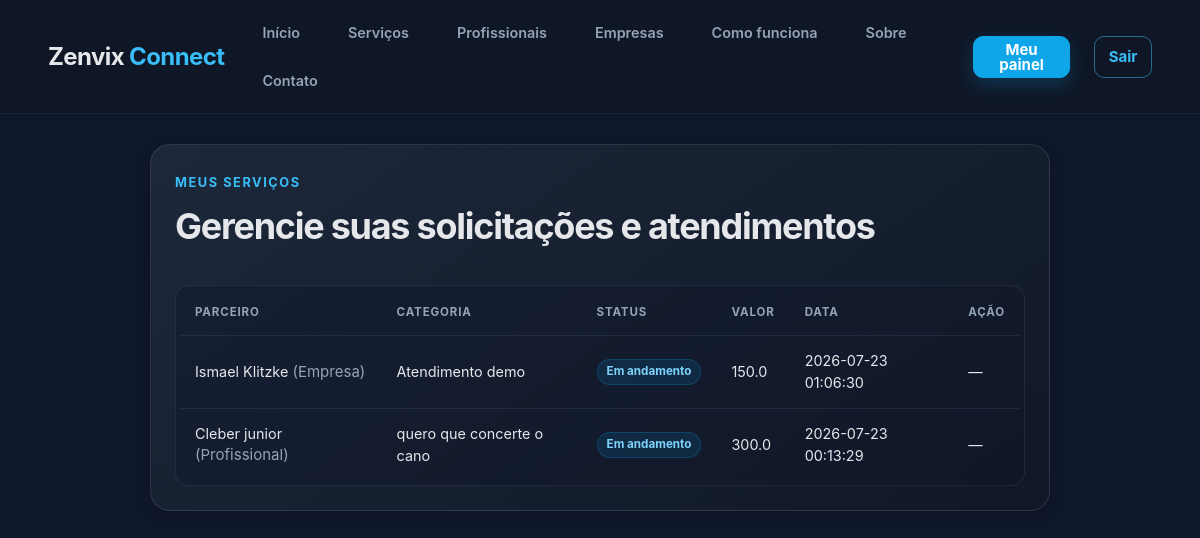
/meus-servicos (signed in), run on an earlier commit of the app's database.
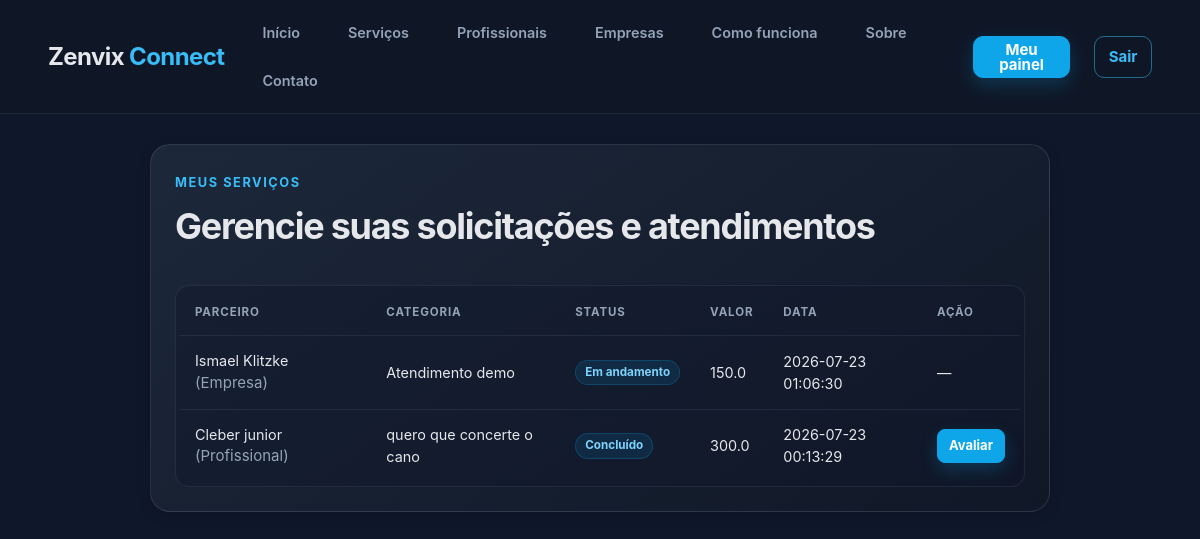
And on a later commit of the database.
### tables this page shows
CREATE TABLE servicos (
            id INTEGER PRIMARY KEY AUTOINCREMENT,
            cliente_id INTEGER,
            profissional_id INTEGER,
            categoria TEXT,
            descricao TEXT,
            status TEXT,
            valor REAL, data_solicitacao TEXT,
            FOREIGN KEY(cliente_id) REFERENCES usuarios(id),
            FOREIGN KEY(profissional_id) REFERENCES usuarios(id)
        );

CREATE TABLE usuarios (
            id INTEGER PRIMARY KEY AUTOINCREMENT,
            nome TEXT NOT NULL,
            email TEXT NOT NULL UNIQUE,
            senha TEXT NOT NULL,
            telefone TEXT,
            cidade TEXT,
            tipo TEXT NOT NULL
        , bio TEXT, especialidade TEXT, empresa_nome TEXT, estado TEXT, bairro TEXT, cpf TEXT, documento TEXT, foto_perfil TEXT, cnpj TEXT, documento_empresa TEXT, logo_empresa TEXT, approval_status TEXT, deletion_requested INTEGER DEFAULT 0, rejection_reason TEXT, status_online TEXT DEFAULT 'offline', TEXT, ultimo_acesso TEXT);

### app.py (the view)
@app.route("/meus-servicos")
def meus_servicos():
    if "user_id" not in session:
        flash("Faça login para ver seus serviços.", "error")
        return redirect(url_for("login"))
    user_id = session["user_id"]
    user_type = session["user_type"]
    user = get_user_by_id(user_id)
    provider_active = True
    if user_type in ("profissional", "empresa"):
        provider_active = is_provider_active(user)
    services = []
    for service in get_services_for_user(user_id, user_type):
        service_data = dict(service)
        if user_type == "cliente":
            service_data["partner_name"] = service["profissional_nome"]
            service_data["partner_role"] = service["profissional_tipo"]
        else:
            service_data["partner_name"] = service["cliente_nome"]
            service_data["partner_role"] = service["cliente_tipo"]
        service_data["reviewed"] = user_has_reviewed_service(service["id"])
        service_data["can_review"] = (
            user_type == "cliente"
            and service["status"] == "Concluído"
            and not service_data["reviewed"]
        )
        services.append(service_data)
    return render_template(
        "meus_servicos.html",
        services=services,
        user_type=user_type,
        provider_active=provider_active,
    )

### app.py (called while the page is built, shortened)
def get_db():
    if "db" not in g:
        g.db = sqlite3.connect(DATABASE_PATH)
        g.db.row_factory = sqlite3.Row
    return g.db

def get_user_by_id(user_id):
    db = get_db()
    return db.execute("SELECT * FROM usuarios WHERE id = ?", (user_id,)).fetchone()

def get_services_for_user(user_id, user_type):
    db = get_db()
    if user_type == "cliente":
        return db.execute(
            """
            SELECT s.*, u.nome AS profissional_nome, u.tipo AS profissional_tipo
            FROM servicos s
            LEFT JOIN usuarios u ON s.profissional_id = u.id
            WHERE s.cliente_id = ?
            ORDER BY s.id DESC
            """,
            (user_id,),
        ).fetchall()

def user_has_reviewed_service(service_id):
    db = get_db()
    row = db.execute("SELECT id FROM avaliacoes WHERE servico_id = ?", (service_id,)).fetchone()
    return row is not None

@app.teardown_appcontext
def teardown_appcontext(exception):
    close_db(exception)

### templates/meus_servicos.html
{% extends "base.html" %}
{% block content %}
<section class="form-card">
    <div class="section-header">
        <div>
            <span>Meus serviços</span>
            <h1>Gerencie suas solicitações e atendimentos</h1>
        </div>
    </div>
    {% if services %}
    <div class="table-wrapper">
        <table class="services-table">
            <thead>
                <tr>
                    <th>Parceiro</th>
                    <th>Categoria</th>
                    <th>Status</th>
                    <th>Valor</th>
                    <th>Data</th>
                    <th>Ação</th>
                </tr>
            </thead>
            <tbody>
                {% for service in services %}
                <tr>
                    <td>{{ service.partner_name }} <span class="provider-role">({{ service.partner_role|capitalize
                            }})</span></td>
                    <td>{{ service.categoria or 'Sem categoria' }}</td>
                    <td><span class="status-pill">{{ service.status or 'Pendente' }}</span></td>
                    <td>{{ service.valor if service.valor else '—' }}</td>
                    <td>{{ service.data_solicitacao or '—' }}</td>
                    <td>
                        {% if user_type in ['profissional', 'empresa'] %}
                        {% if not provider_active %}
                        <span class="status-pill status-warning">Aprovação pendente</span>
                        {% elif service.status == 'Pendente' or service.status is none %}
                        <form action="/servico/{{ service.id }}/atualizar-status" method="post" class="inline-form">
                            <input type="hidden" name="new_status" value="Aceito">
                            <button type="submit" class="button button-secondary button-small">Aceitar</button>
                        </form>
                        {% elif service.status == 'Aceito' %}
                        <form action="/servico/{{ service.id }}/atualizar-status" method="post" class="inline-form">
                            <input type="hidden" name="new_status" value="Em andamento">
                            <button type="submit" class="button button-secondary button-small">Iniciar</button>
                        </form>
                        {% elif service.status == 'Em andamento' %}
                        <form action="/servico/{{ service.id }}/atualizar-status" method="post" class="inline-form">
                            <input type="hidden" name="new_status" value="Concluído">
                            <button type="submit" class="button button-primary button-small">Concluir</button>
                        </form>
                        {% else %}
                        <span class="status-pill">Concluído</span>
                        {% endif %}
                        {% elif service.can_review %}
                        <a href="/avaliar/{{ service.id }}" class="button button-primary button-small">Avaliar</a>
                        {% elif service.reviewed %}
                        <span class="status-pill">Avaliado</span>
                        {% else %}
                        —
                        {% endif %}
                    </td>
                </tr>
                {% endfor %}
            </tbody>
        </table>
        {% else %}
        <div class="card">
            <h2>Você ainda não tem serviços registrados</h2>
            <p>Quando você solicitar ou aceitar um serviço, ele aparecerá aqui para acompanhamento.</p>
            <a href="/profissionais" class="button button-primary">Buscar profissionais</a>
        </div>
        {% endif %}
</section>
{% endblock %}

What changed in the data, as far as the page shows it:
changed servicos "quero que concerte o cano": status "Em andamento" → "Concluído"; text "—" → "Avaliar"
